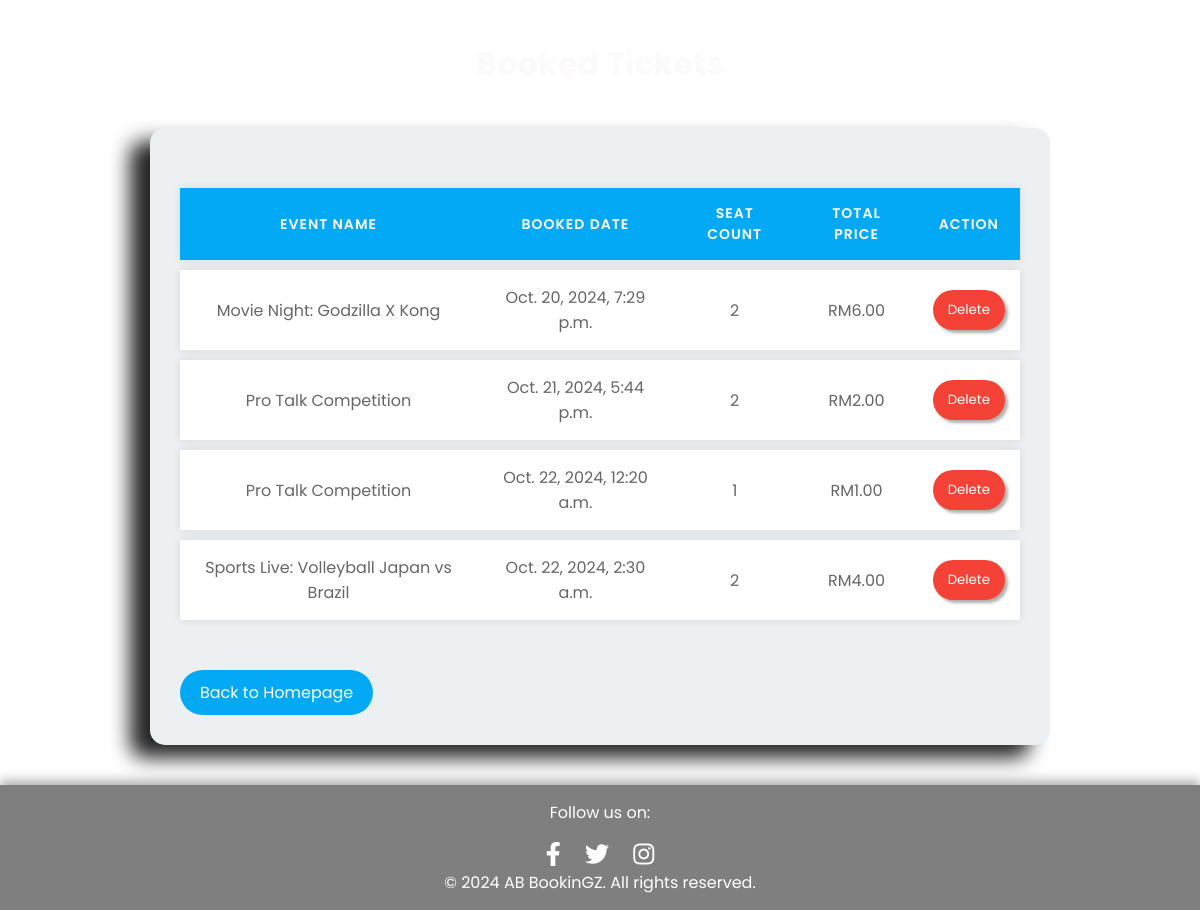
The page /booked-tickets/ (signed in) on the database its author committed.
### ABhallbooking/models.py (models this page shows, shortened)
class BookedTicket(models.Model):
    id = models.AutoField(primary_key=True)  # Explicitly define primary key
    event = models.ForeignKey(Event, on_delete=models.CASCADE)
    user = models.ForeignKey(User, on_delete=models.CASCADE)
    seat_count = models.PositiveIntegerField()
    total_price = models.DecimalField(max_digits=10, decimal_places=2)
    booked_date = models.DateTimeField(default=now)
    payment_proof = models.ImageField(upload_to='payment_proofs/', null=True, blank=True)

class Event(models.Model):
    id = models.AutoField(primary_key=True)  # Explicitly define primary key
    name = models.CharField(max_length=100)
    description = models.TextField()
    date = models.DateField()
    start_time = models.CharField(max_length=5, choices=TIME_CHOICES)
    end_time = models.CharField(max_length=5, choices=TIME_CHOICES)
    price_per_seat = models.DecimalField(max_digits=8, decimal_places=2)
    image = models.ImageField(upload_to='event_images/')

### ABhallbooking/views.py (the view)
# urls.py: path('booked-tickets/', views.booked_tickets, name='booked_tickets'),
@login_required
def booked_tickets(request):
    if request.user.is_superuser:  # Check if the user is an admin
        tickets = BookedTicket.objects.all()  # Admin sees all tickets
    else:
        tickets = BookedTicket.objects.filter(user=request.user)  # Users see their own tickets
    return render(request, 'booked_tickets.html', {'tickets': tickets})

### ABhallbooking/templates/booked_tickets.html (shortened to what this page needs)
{% load static %}
<!DOCTYPE html>
<html lang="en">
<head>
    <link rel="stylesheet" href="https://cdnjs.cloudflare.com/ajax/libs/font-awesome/6.0.0-beta3/css/all.min.css" />
</head>
<body>
    <h1>Booked Tickets</h1>
    <div class="container">
        <table>
            <tr>
                <th>Event Name</th>
                <th>Booked Date</th>
                <th>Seat Count</th>
                <th>Total Price</th>
                <th>Action</th>
            </tr>
            {% for ticket in tickets %}
            <tr>
                <td>{{ ticket.event.name }}</td>
                <td>{{ ticket.booked_date }}</td>
                <td>{{ ticket.seat_count }}</td>
                <td>RM{{ ticket.total_price }}</td>
                <td>
                    <button type="button" class="btn-delete" onclick="openModal('{{ ticket.id }}')">Delete</button>
                </td>
            </tr>
            {% empty %}
            <tr>
                <td colspan="{% if user.is_superuser %}7{% else %}5{% endif %}">No tickets booked yet.</td>
            </tr>
            {% endfor %}
        </table>
        <a href="{% url 'index' %}">Back to Homepage</a>
    </div>
    <footer class="footer">
        <p>Follow us on:</p>
        <div class="social-icons">
            <a href="https://www.facebook.com/@mediakpmim" target="_blank"><i class="fab fa-facebook-f"></i></a>
            <a href="https://twitter.com" target="_blank"><i class="fab fa-twitter"></i></a>
            <a href="https://instagram.com" target="_blank"><i class="fab fa-instagram"></i></a>
        </div>
        <p>&copy; 2024 AB BookinGZ. All rights reserved.</p>
    </footer>
</body>
</html>

### rows shown on the page
BookedTicket: event.name "Movie Night: Godzilla X Kong", booked_date "Oct. 20, 2024, 7:29 p.m.", seat_count "2", total_price "6.00"
BookedTicket: event.name "Pro Talk Competition", booked_date "Oct. 21, 2024, 5:44 p.m.", seat_count "2", total_price "2.00"
BookedTicket: event.name "Pro Talk Competition", booked_date "Oct. 22, 2024, 12:20 a.m.", seat_count "1", total_price "1.00"
BookedTicket: event.name "Sports Live: Volleyball Japan vs Brazil", booked_date "Oct. 22, 2024, 2:30 a.m.", seat_count "2", total_price "4.00"
